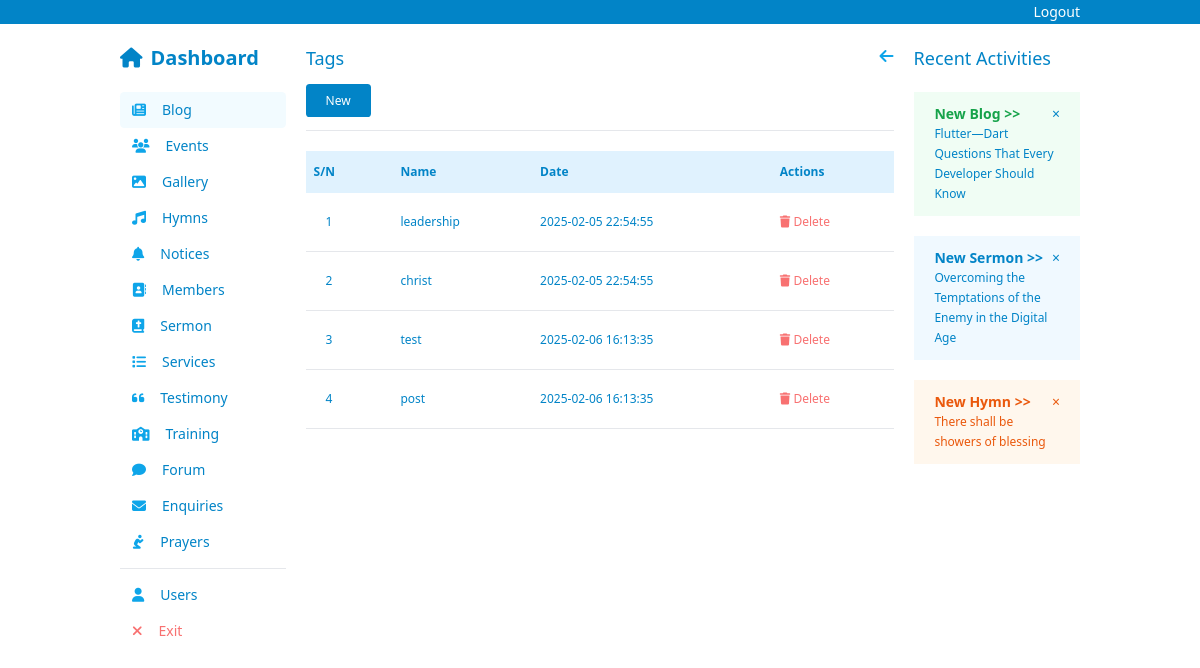
Before: /admin/blog/tags with the older database file.
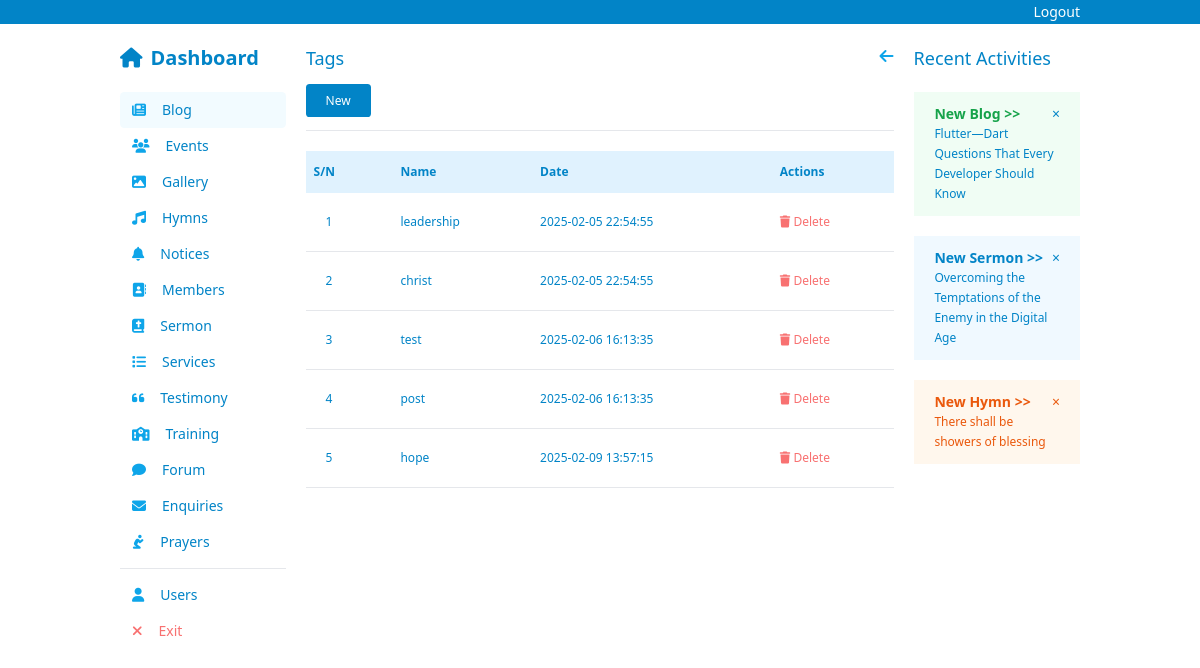
After: the same page with the newer database file.
### web/admin/blog/models.py (models this page shows, shortened)
class Tag(db.Model):
    __tablename__ = 'tags'
    id = db.Column(db.Integer, primary_key=True, autoincrement=True)
    name = db.Column(db.String(50), nullable=False, unique=True)
    slug = db.Column(db.String(80), nullable=False, unique=True)
    created_at = db.Column(db.DateTime(timezone=True), server_default=func.now())

### web/admin/blog/routes.py (the view)
@bp.route('/tags', methods=('GET',))
def tags():
    tags = Tag.query.all()
    return render_template('admin/blog/tag/index.html', title='Tags', tags=tags)

### app.py (called while the page is built)
@app.before_request
def before_request():
    g.user = get_current_user()

@app.context_processor
def utility_processor():
    def is_authenticated():
        return get_current_user() is not None
    def current_user():
        return get_current_user()
    return {
        'is_authenticated': is_authenticated,
        'current_user': current_user
    }

### web/auth/routes.py (called while the page is built)
@bp.before_app_request
def load_logged_in_user():
    pass

### web/context.py (called while the page is built)
def get_current_user():
    if not hasattr(g, 'current_user'):
        if 'user_id' in session:
            g.current_user = User.query.get(session['user_id'])
        else:
            g.current_user = None
    return g.current_user

### web/templates/admin/blog/tag/index.html (shortened to what this page needs)
{% extends 'admin/base.html' %}
{% block content %}
<div class="text-[12px]">
  <a class="py-2 px-5 bg-sky-600 text-white" href="{{ url_for('blog_admin.create_tag') }}">New</a>
  <hr class="my-5">
{% if tags|length > 0 %}
    <table class="w-full text-left   table-auto min-w-max text-gray-800 p-2">
      <thead>
        <tr class="bg-sky-100 font-light text-sky-600">
          <th class="py-3 px-2">S/N</th>
          <th class="py-3 px-2">Name</th>
          <th class="py-3 px-2">Date</th>
          <th class="py-3 px-2">Actions</th>
        </tr>
      </thead>
      <tbody class="text-sky-600">
        {% for tag in tags %}
          <tr  class="cursor-pointer items-center p-3 border-b hover:bg-sky-50/50 clickable-row" data-href="{{ url_for('blog_admin.edit_tag', pk=tag.id) }}">
              <td class="p-5">{{ tag.id }}</td>
              <td class="px-2 py-3">{{tag.name}}</td>
              <td class="px-2 py-3">{{ tag.created_at }}</td>
              <td class="px-2 py-3 text-red-400"><a href="{{url_for('blog_admin.confirm_delete_tag', pk=tag.id)}}"><i class="fa-solid fa-trash"></i> Delete</a></td>
          </tr>
        {% endfor %}
      </tbody>
    </table>
{% else %}
<p class="text-gray-500">No tags have been created yet. Click</p>
{% endif %}
</div>
{% endblock %}

Changed rows visible on the page:
added Tag: id "5", name "hope", created_at "2025-02-09 13:57:15"
